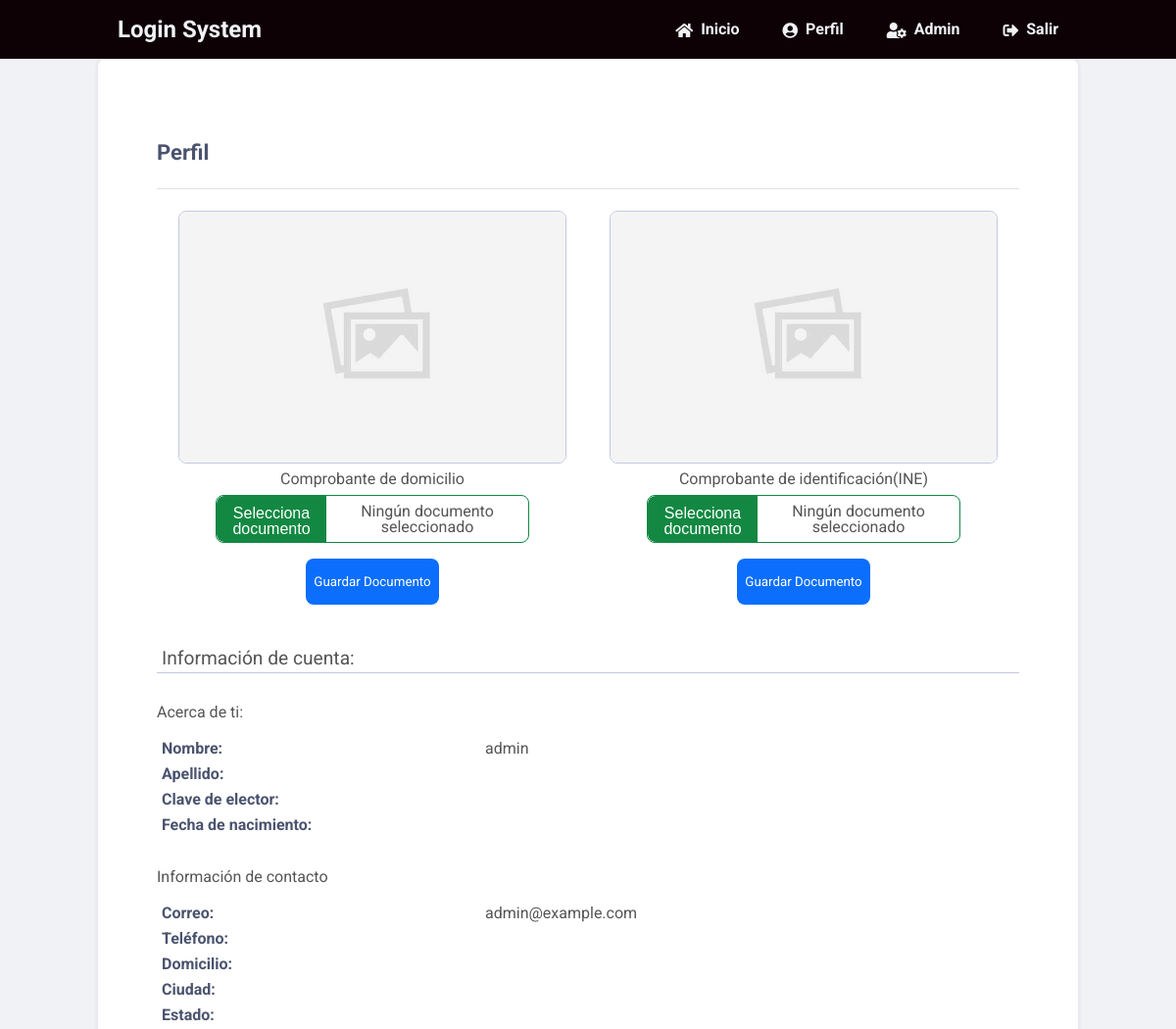
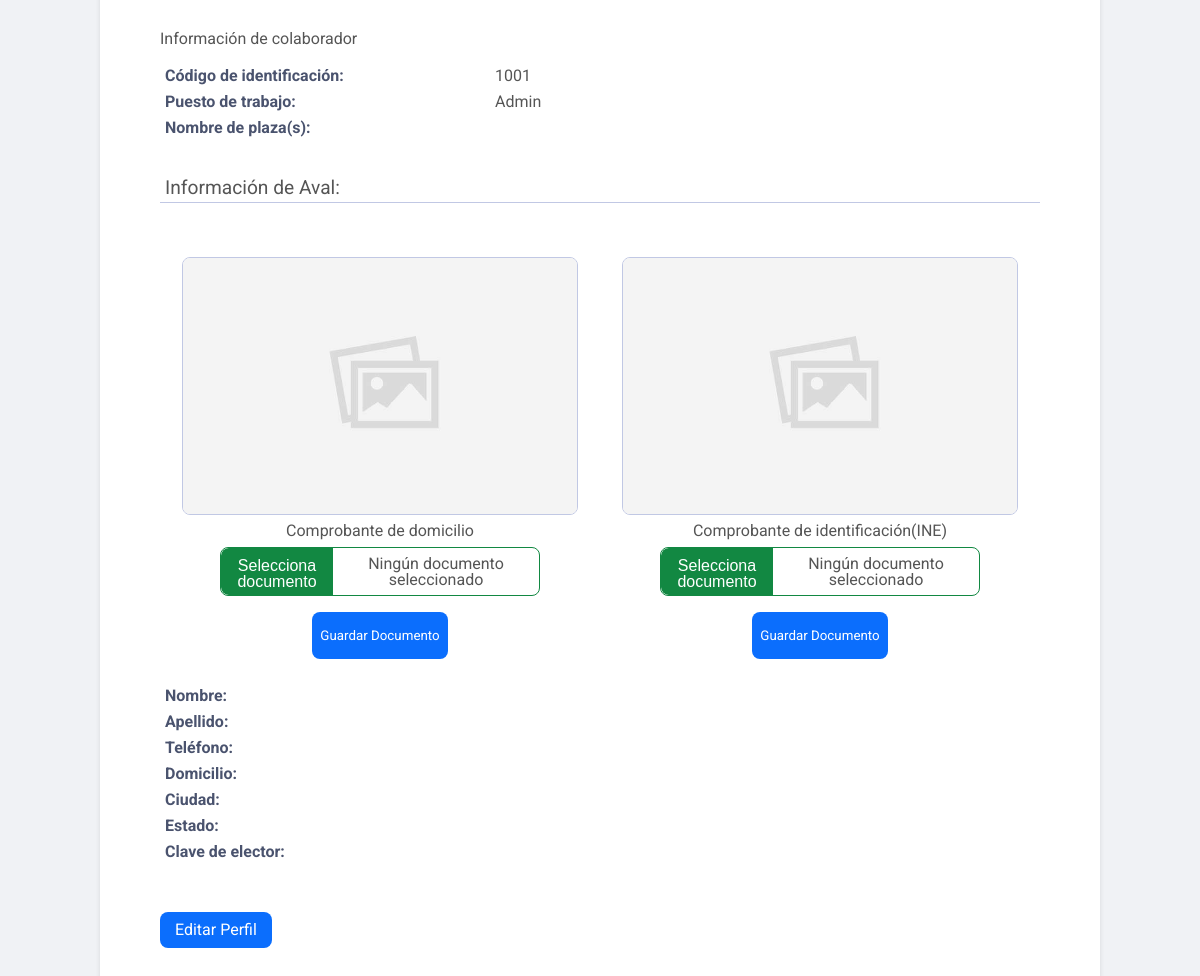
/profile.php (signed in), run on the app's committed database (2 pictures, top to bottom).
### tables this page shows
CREATE TABLE IF NOT EXISTS `accounts` (
  `id` int(11) NOT NULL,
  `imgStatus_1` int(11) DEFAULT 1,
  `imgStatus_2` int(11) DEFAULT 1,
  `role` enum('Miembro','Admin','Ejecutivo','Supervisor') NOT NULL DEFAULT 'Miembro',
  `plaza_name` varchar(255) NOT NULL,
  `name` varchar(128) NOT NULL,
  `lastname` varchar(128) NOT NULL,
  `birthday` varchar(50) NOT NULL,
  `address` varchar(128) NOT NULL,
  `city` varchar(128) NOT NULL,
  `state` varchar(128) NOT NULL,
  `ine` varchar(128) NOT NULL,
  `phone` varchar(128) NOT NULL,
  `password` varchar(255) NOT NULL,
  `email` varchar(100) NOT NULL,
  `hire_date` varchar(50) NOT NULL DEFAULT current_timestamp(),
  `guar_imgStatus_1` int(11) DEFAULT 1,
  `guar_imgStatus_2` int(11) DEFAULT 1,
  `guar_name` varchar(128) NOT NULL,
  `guar_lastname` varchar(128) NOT NULL,
  `guar_phone` varchar(128) NOT NULL,
  `guar_address` varchar(128) NOT NULL,
  `guar_city` varchar(128) NOT NULL,
  `guar_state` varchar(128) NOT NULL,
  `guar_ine` varchar(128) NOT NULL,
  `activation_code` varchar(50) NOT NULL DEFAULT '',
  `rememberme` varchar(255) NOT NULL DEFAULT ''
);

### profile.php (the view, shortened to what this page needs)
<?php
include 'processes/dbhandler.php';
$stmt = $con->prepare('SELECT name, lastname, ine, birthday, phone, address, city, state, password, email, guar_name, guar_lastname, guar_phone, guar_address, guar_city, guar_state, guar_ine, activation_code, role, plaza_name FROM accounts WHERE id = ?');
$stmt->bind_param('i', $_SESSION['id']);
$stmt->execute();
$stmt->bind_result($name, $lastname, $ine, $dob, $phone, $address, $city, $state, $password, $email, $guarName, $guarLastname, $guarPhone, $guarAddress, $guarCity, $guarState, $guarIne, $activation_code, $role, $plazaName);
include_once  'header.php';
?>
	<?php if (!isset($_GET['action'])): ?>
		<div class="content profile">
			<h2>Perfil</h2>
			<div class="block">
				<div class="pic_uploader_container">
					<div class="pic_uploader">
						<?php
							$sql = "SELECT * FROM accounts";
							$result = mysqli_query($con, $sql);
							if (mysqli_num_rows($result) > 0) {
									$id = $_SESSION['id'];
									$sqlImg = "SELECT * FROM accounts WHERE id='$id'";
									$resultImgOne = mysqli_query($con, $sqlImg);
									while ($rowImgOne = mysqli_fetch_assoc($resultImgOne)) {
										echo "<div class='pic_container'>";
										if ($rowImgOne['imgStatus_1'] == 0) {
											echo "<img src='./employee_uploads/profile1".$id.".jpg' class='profile_pics'>";
										} else {
											echo "<img src='./IMG/profiledefault.jpg' class='profile_pics'>";
										}
									echo "</div>";
									}
							} else {
								echo"No existen usuarios en la base de datos!";
							}
						?>
						<span>Comprobante de domicilio</span>
						<form action="processes/upload.php" method="post" enctype="multipart/form-data">
							<div class="choose_file_container">
								<label for="select_file1">Selecciona documento</label>
								<span id="file_chosen_one">Ningún documento seleccionado</span>
							</div>
							<button type="submit" name="submit1">Guardar Documento</button>
						</form>
					</div>
					<div class="pic_uploader">
					<?php
							$sql = "SELECT * FROM accounts";
							$result = mysqli_query($con, $sql);
							if (mysqli_num_rows($result) > 0) {
									$id = $_SESSION['id'];
									$sqlImg = "SELECT * FROM accounts WHERE id='$id'";
									$resultImgOne = mysqli_query($con, $sqlImg);
									while ($rowImgOne = mysqli_fetch_assoc($resultImgOne)) {
										echo "<div class='pic_container'>";
										if ($rowImgOne['imgStatus_2'] == 0) {
											echo "<img src='./employee_uploads/profile2".$id.".jpg' class='profile_pics'>";
										} else {
											echo "<img src='./IMG/profiledefault.jpg' class='profile_pics'>";
										}
									echo "</div>";
									}
							} else {
								echo"No existen usuarios en la base de datos!";
							}
						?>
						<span>Comprobante de identificación(INE)</span>
						<form action="processes/upload.php" method="post" enctype="multipart/form-data">
							<div class="choose_file_container">
								<label for="select_file2">Selecciona documento</label>
								<span id="file_chosen_two">Ningún documento seleccionado</span>
							</div>
							<button type="submit" name="submit2">Guardar Documento</button>
						</form>
					</div>
				</div>
				<p>Información de cuenta:</p>
				<span class="description">Acerca de ti:</span>
				<table>
					<tr>
						<td>Nombre:</td>
						<td><?=$name?></td>
					</tr>
					<tr>
						<td>Apellido:</td>
						<td><?=$lastname?></td>
					</tr>
					<tr>
						<td>Clave de elector:</td>
						<td><?=$ine?></td>
					</tr>
					<tr>
						<td>Fecha de nacimiento:</td>
						<td><?=$dob?></td>
					</tr>
				</table>
				<span class="description">Información de contacto</span>
				<table>
					<tr>
						<td>Correo:</td>
						<td><?=$email?></td>
					</tr>
					<tr>
						<td>Teléfono:</td>
						<td><?=$phone?></td>
					</tr>
					<tr>
						<td>Domicilio:</td>
						<td><?=$address?></td>
					</tr>
					<tr>
						<td>Ciudad:</td>
						<td><?=$city?></td>
					</tr>
					<tr>
						<td>Estado:</td>
						<td><?=$state?></td>
					</tr>
				</table>
				<span class="description">Información de colaborador</span>
				<table>
					<tr>
						<td>Código de identificación:</td>
						<td><?=$_SESSION['id']?></td>
					</tr>
					<tr>
						<td>Puesto de trabajo:</td>
						<td><?=$role?></td>
					</tr>
					<tr>
						<?php if ($role == 'Miembro'): ?>
							<td>Nombre de grupo:</td>
						<?php else: ?>
							<td>Nombre de plaza(s):</td>
						<?endif; ?>
						<?php
						if ($role == 'Ejecutivo') {
							$roleArray = explode(',', $plazaName);
							$counter = count($roleArray) - 1;
							if ($counter == 1) {
								$stmt = $con->prepare('SELECT plaza_name FROM plazas WHERE id = ?');
								$stmt->bind_param('i', $roleArray[0]);
								$stmt->execute();
								$stmt->bind_result($plazaNames);
								$stmt->fetch();
								$stmt->close();
								echo '<td>' . $plazaNames . '</td>';
							} else if ($counter == 2) {
								$stmt = $con->prepare('SELECT plaza_name FROM plazas WHERE id = ?');
								$stmt->bind_param('i', $roleArray[0]);
								$stmt->execute();
								$stmt->bind_result($plazaNames1);
								$stmt->fetch();
								$stmt->close();
								$stmt = $con->prepare('SELECT plaza_name FROM plazas WHERE id = ?');
								$stmt->bind_param('i', $roleArray[1]);
								$stmt->execute();
								$stmt->bind_result($plazaNames2);
								$stmt->fetch();
								$stmt->close();
								echo '<td>' . $plazaNames1 . '<br>' . $plazaNames2 . '</td>';
							} else if ($counter == 3) {
								$stmt = $con->prepare('SELECT plaza_name FROM plazas WHERE id = ?');
								$stmt->bind_param('i', $roleArray[0]);
								$stmt->execute();
								$stmt->bind_result($plazaNames1);
								$stmt->fetch();
								$stmt->close();
								$stmt = $con->prepare('SELECT plaza_name FROM plazas WHERE id = ?');
								$stmt->bind_param('i', $roleArray[1]);
								$stmt->execute();
								$stmt->bind_result($plazaNames2);
								$stmt->fetch();
								$stmt->close();
								$stmt = $con->prepare('SELECT plaza_name FROM plazas WHERE id = ?');
								$stmt->bind_param('i', $roleArray[2]);
								$stmt->execute();
								$stmt->bind_result($plazaNames3);
								$stmt->fetch();
								$stmt->close();
								echo '<td>' . $plazaNames1 . '<br>' . $plazaNames2 . '<br>' . $plazaNames3 . '</td>';
							} else if ($counter == 4) {
								$stmt = $con->prepare('SELECT plaza_name FROM plazas WHERE id = ?');
								$stmt->bind_param('i', $roleArray[0]);
								$stmt->execute();
								$stmt->bind_result($plazaNames1);
								$stmt->fetch();
								$stmt->close();
								$stmt = $con->prepare('SELECT plaza_name FROM plazas WHERE id = ?');
								$stmt->bind_param('i', $roleArray[1]);
								$stmt->execute();
								$stmt->bind_result($plazaNames2);
								$stmt->fetch();
								$stmt->close();
								$stmt = $con->prepare('SELECT plaza_name FROM plazas WHERE id = ?');
								$stmt->bind_param('i', $roleArray[2]);
								$stmt->execute();
								$stmt->bind_result($plazaNames3);
								$stmt->fetch();
								$stmt->close();
								$stmt = $con->prepare('SELECT plaza_name FROM plazas WHERE id = ?');
								$stmt->bind_param('i', $roleArray[3]);
								$stmt->execute();
								$stmt->bind_result($plazaNames4);
								$stmt->fetch();
								$stmt->close();
								echo '<td>'.$plazaNames1.'<br>'.$plazaNames2.'<br>'.$plazaNames3.'<br>'.$plazaNames4.'</td>';
							}
						} else {
							$stmt = $con->prepare('SELECT plaza_name FROM plazas WHERE id = ?');
							$stmt->bind_param('i', $plazaName);
							$stmt->execute();
							$stmt->bind_result($plazaName);
							echo "<td>$plazaName</td>";
						}
						?>
					</tr>
				</table>
				<p>Información de Aval:</p>
				<div class="pic_uploader_container">
					<div class="pic_uploader">
						<?php
							$sql = "SELECT * FROM accounts";
							$result = mysqli_query($con, $sql);
							if (mysqli_num_rows($result) > 0) {
									$id = $_SESSION['id'];
									$sqlImg = "SELECT * FROM accounts WHERE id='$id'";
									$resultImgOne = mysqli_query($con, $sqlImg);
									while ($rowImgOne = mysqli_fetch_assoc($resultImgOne)) {
										echo "<div class='pic_container'>";
										if ($rowImgOne['guar_imgStatus_1'] == 0) {
											echo "<img src='./employee_uploads/guarantor1".$id.".jpg' class='profile_pics'>";
										} else {
											echo "<img src='./IMG/profiledefault.jpg' class='profile_pics'>";
										}
									echo "</div>";
									}
							} else {
								echo"No existen usuarios en la base de datos!";
							}
						?>
						<span>Comprobante de domicilio</span>
						<form action="processes/upload.php" method="post" enctype="multipart/form-data">
							<div class="choose_file_container">
								<label for="select_file3">Selecciona documento</label>
								<span id="file_chosen_three">Ningún documento seleccionado</span>
							</div>
							<button type="submit" name="submit3">Guardar Documento</button>
						</form>
					</div>
					<div class="pic_uploader">
					<?php
							$sql = "SELECT * FROM accounts";
							$result = mysqli_query($con, $sql);
							if (mysqli_num_rows($result) > 0) {
									$id = $_SESSION['id'];
									$sqlImg = "SELECT * FROM accounts WHERE id='$id'";
									$resultImgOne = mysqli_query($con, $sqlImg);
									while ($rowImgOne = mysqli_fetch_assoc($resultImgOne)) {
										echo "<div class='pic_container'>";
										if ($rowImgOne['guar_imgStatus_2'] == 0) {
											echo "<img src='./employee_uploads/guarantor2".$id.".jpg' class='profile_pics'>";
										} else {
											echo "<img src='./IMG/profiledefault.jpg' class='profile_pics'>";
										}
									echo "</div>";
									}
							} else {
								echo"No existen usuarios en la base de datos!";
							}
						?>
						<span>Comprobante de identificación(INE)</span>
						<form action="processes/upload.php" method="post" enctype="multipart/form-data">
							<div class="choose_file_container">
								<label for="select_file4">Selecciona documento</label>
								<span id="file_chosen_four">Ningún documento seleccionado</span>
							</div>
							<button type="submit" name="submit4">Guardar Documento</button>
						</form>
					</div>
				</div>
				<table>
					<tr>
						<td>Nombre:</td>
						<td><?=$guarName?></td>
					</tr>
					<tr>
						<td>Apellido:</td>
						<td><?=$guarLastname?></td>
					</tr>
					<tr>
						<td>Teléfono:</td>
						<td><?=$guarPhone?></td>
					</tr>
					<tr>
						<td>Domicilio:</td>
						<td><?=$guarAddress?></td>
					</tr>
					<tr>
						<td>Ciudad:</td>
						<td><?=$guarCity?></td>
					</tr>
					<tr>
						<td>Estado:</td>
						<td><?=$guarState?></td>
					</tr>
					<tr>
						<td>Clave de elector:</td>
						<td><?=$guarIne?></td>
					</tr>
				</table>
				<a class="profile_btn" href="profile.php?action=edit">Editar Perfil</a>
			</div>
		</div>
		<?php endif; ?>
	</body>
</html>

### header.php (shortened to what this page needs)
<!DOCTYPE html>
<html lang="es">
	<head>
		<link rel="stylesheet" href="./CSS/reset.css" />
		<link rel="stylesheet" href="./CSS/style.css" type="text/css">
		<link rel="stylesheet" href="https://use.fontawesome.com/releases/v5.7.1/css/all.css">
	</head>
	<body class="loggedin">
		<nav class="navtop">
			<div class="nav_container">
				<div class="nav_logo">
					<a href="home.php">
						<h1>Login System</h1>
					</a>
				</div>
				<div class="nav_links" data-nav-links>
					<a href="home.php"><i class="fas fa-home"></i>Inicio</a>
					<a href="profile.php"><i class="fas fa-user-circle"></i>Perfil</a>
					<?php if ($_SESSION['role'] == 'Admin'): ?>
					<a href="admin/index.php"><i class="fas fa-user-cog"></i>Admin</a>
					<?php endif; ?>
					<a href="processes/logout.php"><i class="fas fa-sign-out-alt"></i>Salir</a>
				</div>
			</div>
		</nav>

### CSS/style.css (style rules this page uses)
* { padding: 0; margin: 0; box-sizing: border-box; font-family: "Roboto", sans-serif; }
label { color: #606770; }
body { background: #f0f2f5; overflow: hidden; }
.navtop { position: fixed; top: 0; background-color: #0d0106; height: 60px; width: 100%; justify-content: center; z-index: 3; }
.navtop .nav_container { display: flex; margin: 0 auto; width: 1000px; height: 100%; display: flex; justify-content: space-between; align-items: center; }
.navtop div h1, .navtop div a { display: inline-flex; align-items: center; }
.navtop div h1 { flex: 1; font-size: 24px; padding: 0; margin: 0; color: #f0f2f5; font-weight: 700; }
.navtop div a { padding: 0 20px; text-decoration: none; color: #f0f2f5; font-weight: bold; }
.navtop div a i { padding: 2px 8px 0 0; }
body.loggedin { overflow-y: scroll; }
.loggedin .content, .loggedin .content.profile { position: relative; top: 60px; width: 1000px; margin: 0 auto; }
.content h2 { margin: 0; padding: 25px 0; font-size: 22px; border-bottom: 1px solid #e0e0e3; color: #4a536e; }
.content .block table, .content.profile.hidden table { width: 60%; }
.content .block table td { overflow: hidden; padding: 5px; width: 50%; }
.content .block table td:first-child { font-weight: bold; color: #4a536e; padding-right: 15px; }
.content .block table td:last-child { word-break: break-all; }
table { margin-bottom: 2rem; }
.content .block p { padding: 5px; margin: 0 0 10px 0; }
.content.profile form label { display: block; padding: 10px 0 5px 0; }
.content.profile .profile_btn { display: inline-block; text-decoration: none; border: none; border-radius: 0.5rem; cursor: pointer; color: #fff; background-color: #0b6efd; margin: 15px 5px 0 0; padding: 10px 15px; }
.content.profile p { font-size: 1.2rem; border-bottom: 1px solid #c1c8e4; margin: 1rem 0 2rem 0; }
.content.profile .description { display: block; margin-bottom: 1rem; }
.pic_uploader_container { display: flex; }
.pic_uploader { flex: 1; text-align: center; justify-content: center; margin-bottom: 1.5rem; }
.pic_uploader form { display: flex; flex-direction: column; align-items: center; justify-content: center; }
.choose_file_container { display: flex; width: 20rem; border: #128842 1px solid; border-radius: 0.5rem; margin-top: 0.5rem; align-items: center; padding-right: 0.5rem; overflow: hidden; }
.pic_uploader label { min-width: 112px; background-color: #128842; color: #fff; padding: 0.5rem; width: 7rem; font-family: sans-serif; border-radius: 0.5rem 0 0 0.5rem; cursor: pointer; margin-right: 0.5rem; }
.pic_uploader button { background-color: #0b6efd; color: #fff; padding: 1rem 0.5rem; border-radius: 0.5rem; border: none; cursor: pointer; margin: auto 0.5rem; margin-top: 1rem; }
.pic_container { width: 90%; margin: 5%; height: 16.125rem; overflow: hidden; margin-bottom: 0.5rem; border-radius: 0.5rem; border: #c1c8e4 1px solid; justify-content: center; align-items: center; }
.profile_pics { object-fit: cover; width: 100%; height: 100%; }
html { height: 100%; }
body { position: relative; color: #555555; background-color: #f0f2f5; margin: 0; overflow: scroll; overflow-x: hidden; }
h1, h2, h3, h4, h5 { color: #394352; margin: 0; padding: 0; }
.content.profile { box-shadow: 0 0 5px 0 rgba(0, 0, 0, 0.1); width: 90%; margin: 1rem 5%; padding: 5%; border-radius: 0.5rem; background-color: #fff; }
.content.profile p, .content-block form p { font-size: 1.2rem; border-bottom: 1px solid #c1c8e4; margin: 1rem 0 2rem 0; }
.content.profile table { margin-bottom: 2rem; width: 45%; }
.content.profile td { overflow: hidden; padding: 5px; width: 50%; }
.content.profile table td:first-child { font-weight: bold; color: #4a536e; padding-right: 15px; }
@media screen and (max-width: 1200px) { .content.profile table { width: 75%; } }

### data on the page
accounts: imgStatus_1 1 (drawn), imgStatus_2 1 (drawn), name "admin", email "admin@example.com", role "Admin", guar_imgStatus_1 1 (drawn), guar_imgStatus_2 1 (drawn)

### other printed values
$_SESSION['id'] "1001"
